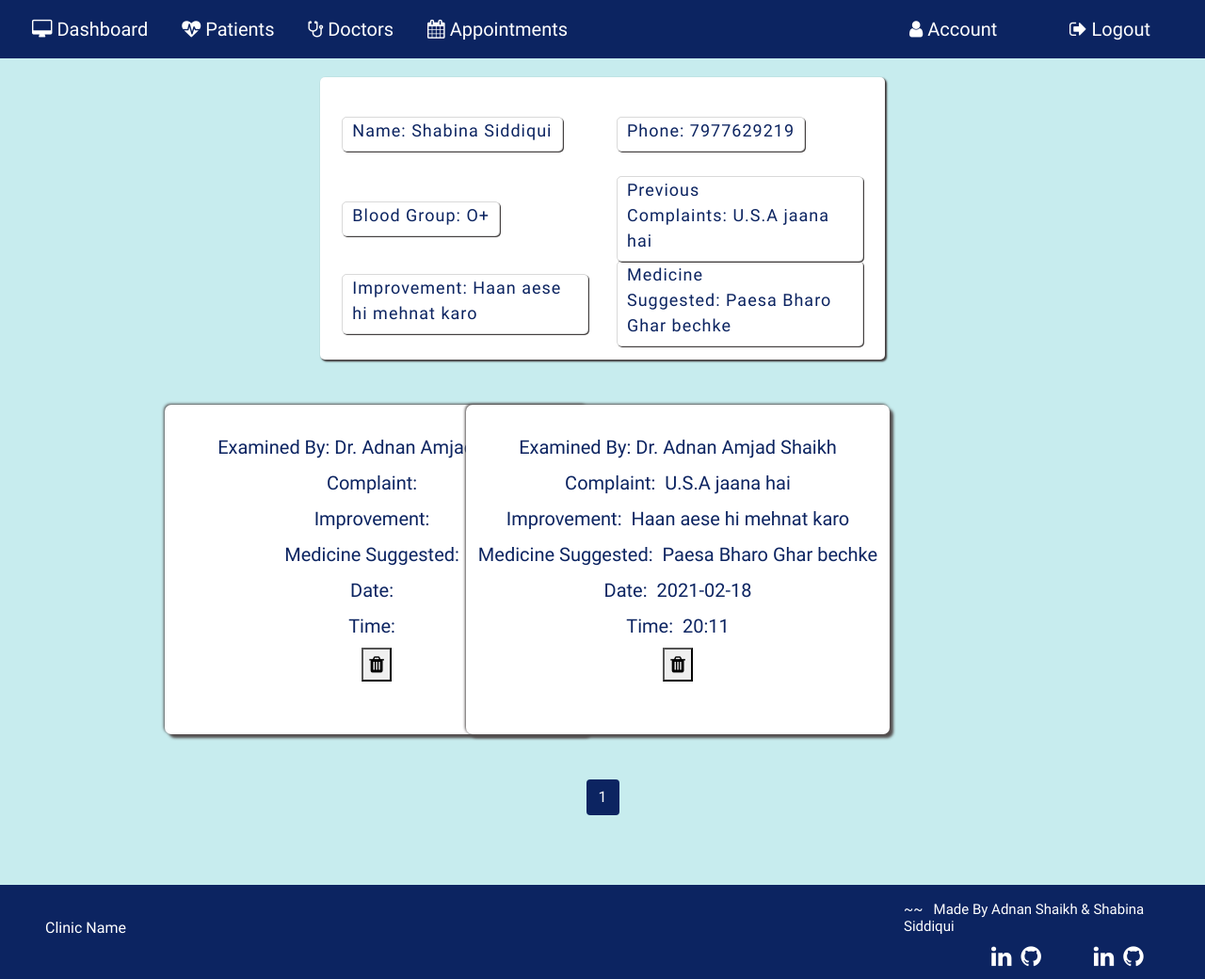
The page /viewapp/1 (signed in) on the database as committed earlier.
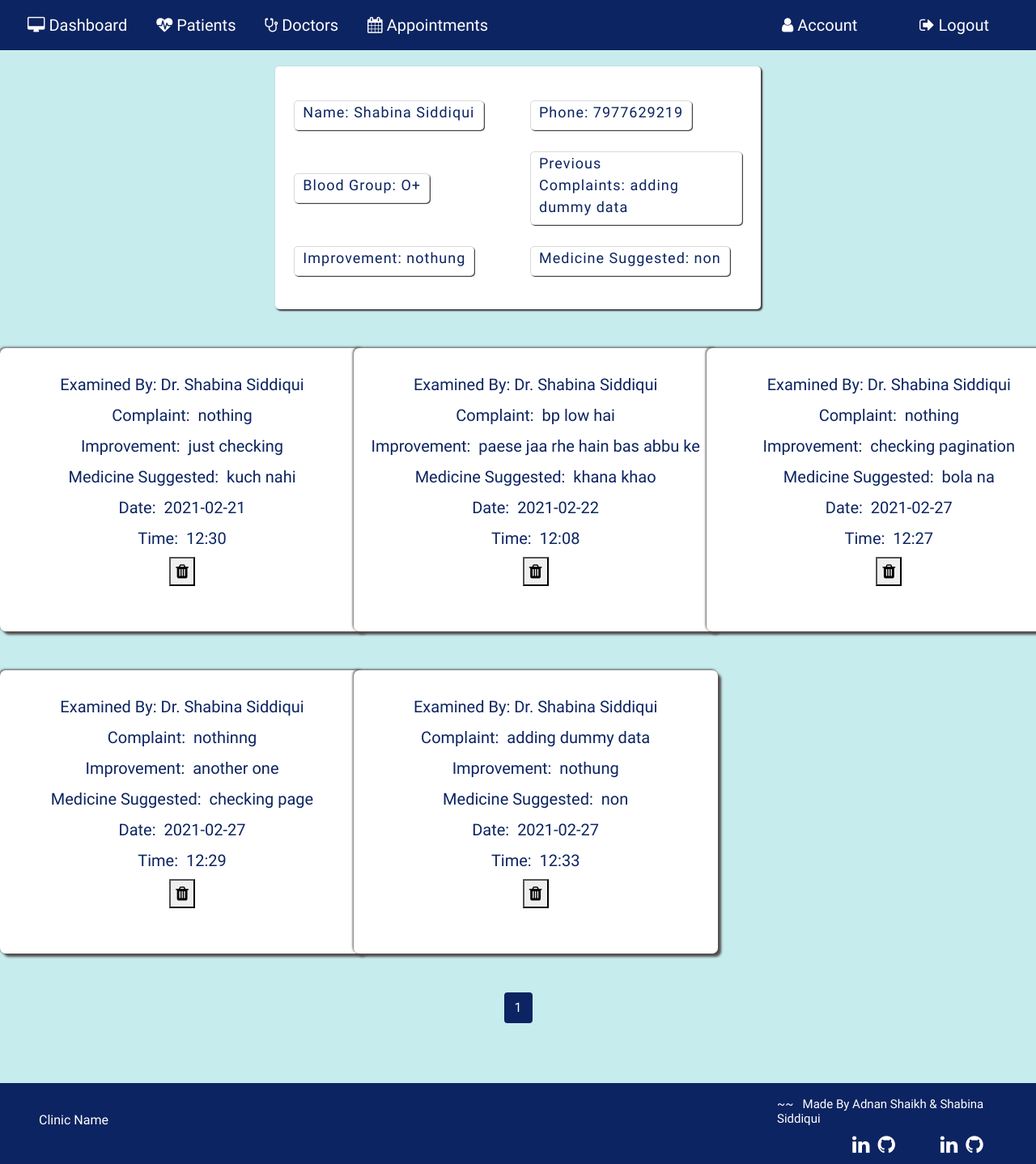
The same page on the database as committed later.
### application/routes.py (models this page shows, shortened)
class Patient(db.Model):
  __tablename__ = 'Patient'
  id = db.Column(db.Integer, primary_key=True)
  pname = db.Column(db.String(20))
  age= db.Column(db.String(20))
  phone=db.Column(db.String(20))
  gender=db.Column(db.String(10))
  bgroup=db.Column(db.String(5))
  state=db.Column(db.String(15))
  address=db.Column(db.String(100))
  mstatus=db.Column(db.String(10))
  complaint=db.Column(db.String(5000))
  improvement=db.Column(db.String(5000))
  medicine_suggested=db.Column(db.String(5000))
  pat_image = db.Column(db.String(20), nullable=False, default='default.jpg')

class Appointments(db.Model):
  __tablename__ = 'Appointments'
  id = db.Column(db.Integer, primary_key=True)
  pname=db.Column(db.String(100))
  examinedby = db.Column(db.String(100))
  complaint = db.Column(db.String(5000))
  medicine_suggested = db.Column(db.String(5000))
  improvements = db.Column(db.String(5000))
  date= db.Column(db.String(50))
  time= db.Column(db.String(50))

### application/routes.py (the view)
@app.route('/viewapp/<id>',methods=['POST','GET'])
def viewapp(id):
  if 'username' in session:
    pat=Patient.query.filter_by(id=id).first()
    pname=pat.pname
    page= request.args.get('page', 1, type=int)
    appointment= Appointments.query.filter_by(pname=pname).order_by(Appointments.date).paginate(page=page, per_page=15)
    if request.method=='GET':
      return render_template('viewapp.html',appointment=appointment, pat=pat)
    return render_template('viewapp.html',appointment=appointment, pat=pat, app=app)

### application/templates/viewapp.html (shortened to what this page needs)
{% extends 'layout.html' %}{% include 'includes/nav.html' %} {% block content%}
<section id="viewapp">
  <div class="outer-container">
    <div class="container-view">
      <form action="" method="GET">
        <div class="row row-view">
          <div class="col-5 col-view">
            <div class="inner-col">
              <label for="">Name:&nbsp;{{ pat.pname }}</label>
            </div>
          </div>
          <div class="col-5 col-view">
            <div class="inner-col">
              <label for="">Phone:&nbsp;{{pat.phone}}</label>
            </div>
          </div>
        </div>
        <div class="row row-view">
          <div class="col-5 col-view">
            <div class="inner-col">
              <label for="">Blood Group:&nbsp;{{ pat.bgroup }}</label>
            </div>
          </div>
          <div class="col-5 col-view">
            <div class="inner-col">
              <label for="">Previous Complaints:&nbsp;{{pat.complaint}}</label>
            </div>
          </div>
        </div>
        <div class="row row-view">
          <div class="col-5 col-view">
            <div class="inner-col">
              <label for="">Improvement:&nbsp;{{ pat.improvement }}</label>
            </div>
          </div>
          <div class="col-5 col-view">
            <div class="inner-col">
              <label for=""
                >Medicine Suggested:&nbsp;{{pat.medicine_suggested}}</label
              >
            </div>
          </div>
        </div>
      </form>
    </div>
    <div class="app-view">
      <div class="row">
        {% for i in appointment.items %}
        <div class="mt-5 col-4">
          <div class="form-style app-card">
            <div>
              <label for="">Examined By:&nbsp;{{ i.examinedby }}</label>
            </div>
            <div>
              <label for="">Complaint: &nbsp;{{ i.complaint }}</label>
            </div>
            <div>
              <label for="">Improvement: &nbsp;{{ i.improvements }}</label>
            </div>
            <div>
              <label for=""
                >Medicine Suggested: &nbsp;{{ i.medicine_suggested }}</label
              >
            </div>
            <div>
              <label for="">Date: &nbsp;{{ i.date }}</label>
            </div>
            <div>
              <label for="">Time: &nbsp;{{ i.time }}</label>
            </div>
            <div>
              <button
                type="button"
                class="dbutton"
                onclick="window.location='/deleteapp/{{ i.id }}'"
              >
                <i class="fa fa-trash" aria-hidden="true"></i>
              </button>
            </div>
          </div>
        </div>
        {% endfor %}
      </div>
    </div>
    <div>
      {% for page_num in appointment.iter_pages(left_edge=1, right_edge=1,
      left_current=1, right_current=2) %} {% if page_num %} {% if
      appointment.page == page_num %}
      <a
        class="btn pagenum_current mb-4 mt-5"
        href="{{ url_for('viewapp',id=pat.id, page=page_num) }}"
        >{{ page_num }}</a
      >
      {% else %}
      <a
        class="btn pagenum mb-4 mt-5"
        href="{{ url_for('viewapp',id=pat.id, page=page_num) }}"
        >{{ page_num }}</a
      >
      {% endif %} {% else %} ... {% endif %} {% endfor %}
    </div>
  </div>
</section>
{% include "includes/footer.html" %} {% endblock content%}

Rows that differ between the two databases and show on the page:
removed Appointments: examinedby "Dr. Adnan Amjad Shaikh"
removed Appointments: examinedby "Dr. Adnan Amjad Shaikh", complaint "U.S.A jaana hai", improvements "Haan aese hi mehnat karo", medicine_suggested "Paesa Bharo Ghar bechke", date "2021-02-18", time "20:11"
changed Patient "Shabina Siddiqui": complaint "U.S.A jaana hai" → "adding dummy data"; improvement "Haan aese hi mehnat karo" → "nothung"; medicine_suggested "Paesa Bharo Ghar bechke" → "non"
added Appointments: examinedby "Dr. Shabina Siddiqui", complaint "nothing", improvements "just checking", medicine_suggested "kuch nahi", date "2021-02-21", time "12:30"
added Appointments: examinedby "Dr. Shabina Siddiqui", complaint "bp low hai", improvements "paese jaa rhe hain bas abbu ke", medicine_suggested "khana khao", date "2021-02-22", time "12:08"
added Appointments: examinedby "Dr. Shabina Siddiqui", complaint "nothing", improvements "checking pagination", medicine_suggested "bola na", date "2021-02-27", time "12:27"
added Appointments: examinedby "Dr. Shabina Siddiqui", complaint "nothinng", improvements "another one", medicine_suggested "checking page", date "2021-02-27", time "12:29"
added Appointments: examinedby "Dr. Shabina Siddiqui", complaint "adding dummy data", improvements "nothung", medicine_suggested "non", date "2021-02-27", time "12:33"
